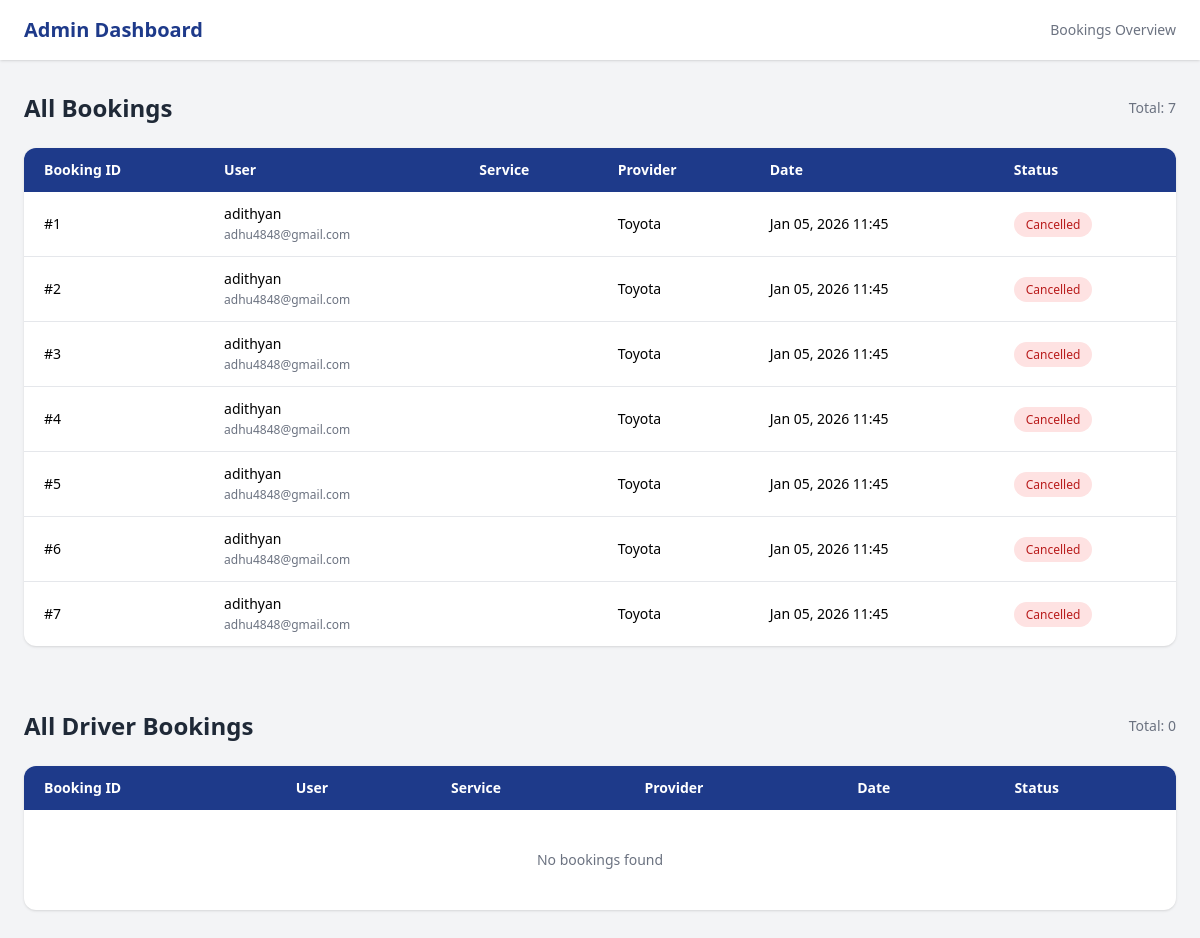
Before: /appadmin/viewBookings with the older database file.
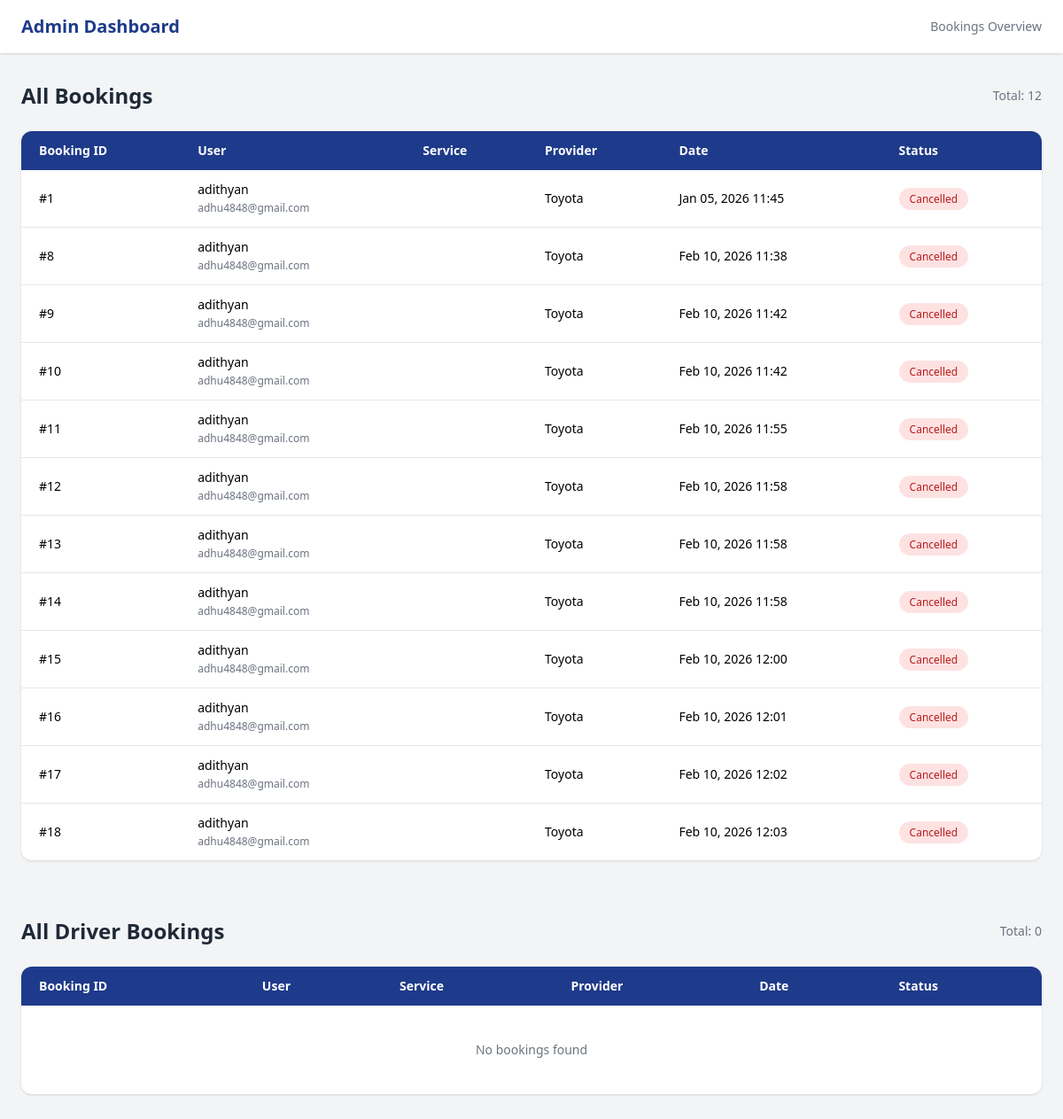
After: the same page with the newer database file.
### home/models.py (models this page shows, shortened)
class bookingDetails(models.Model):
        user = models.ForeignKey(userRegistration, on_delete=models.CASCADE)
        partner = models.ForeignKey(partnerRegistration, on_delete=models.CASCADE)
        car = models.ForeignKey(carDetails, on_delete=models.CASCADE)
        Name = models.CharField(max_length=38)
        phoneNumber = models.CharField(max_length=10)
        pickupLocation = models.CharField(max_length=100)
        dropLocation = models.CharField(max_length=100)
        startDate = models.DateField()
        endDate = models.DateField()
        numberOfDays = models.IntegerField()
        preferredTime = models.TimeField()
        Additionalnotes = models.CharField(max_length=100,null=True, blank=True)
        bookingDate = models.DateTimeField(default=timezone.now)
        paymentMethod = models.BooleanField(default=False)
        confirmStatus = models.BooleanField(default=False)
        bookingStatus = models.BooleanField(default=False)
        carRentPerDay = models.IntegerField()
        carName = models.CharField(max_length=50)

class userRegistration(models.Model):
    Name=models.CharField(max_length=38)
    email=models.EmailField(max_length=50)
    profileImage=models.ImageField(upload_to='userProfile/', null=True, blank=True)
    password=models.CharField(max_length=25)
    phoneNumber=models.CharField(max_length=10)
    gender = models.CharField(max_length=10, null=True, blank=True)
    age = models.IntegerField(max_length=3, null=True, blank=True)
    bio =models.TextField(null=True, blank=True)
    about = models.TextField(null=True, blank=True)
    favDestinations = models.CharField(max_length=100, null=True, blank=True)
    budgetRange = models.CharField(max_length=50, null=True, blank=True)
    travelpreferences = models.CharField(max_length=100, null=True, blank=True)
    registrationDate=models.DateTimeField(default=timezone.now)
    destination=models.CharField(max_length=50, null=True, blank=True)
    connected = models.BooleanField(default=False)
    connected_accepted = models.BooleanField(default=False)

### rentalPartner/models.py (models this page shows, shortened)
class carDetails(models.Model):
    vehicleName=models.CharField(max_length=50)
    vehicleNumber=models.CharField(max_length=15)
    vehicleType=models.CharField(max_length=20)
    fuelType=models.CharField(max_length=20, null=True, blank=True)
    seatingCapacity=models.IntegerField()
    rentPerDay=models.IntegerField()
    availabilityStatus=models.BooleanField(default=True)
    partner=models.ForeignKey(partnerRegistration,on_delete=models.CASCADE)
    vehicleImage=models.ImageField(upload_to='vehicle_images/', null=True, blank=True)

### appadmin/views.py (the view)
# urls.py: path('viewBookings', views.viewBookings, name='viewBookings'),
def viewBookings(request):
    bookings = bookingDetails.objects.all()
    driverBookings = driverBooking.objects.all()
    return render(request, 'appadmin/viewBooking.html', {
        'bookings': bookings,
        'driverBookings': driverBookings
    })

### templates/appadmin/viewBooking.html (shortened to what the changed rows need)
<!DOCTYPE html>
<html lang="en">
<head>
  <script src="https://cdn.tailwindcss.com"></script>
</head>
<body class="bg-gray-100 min-h-screen">
<header class="bg-white shadow sticky top-0 z-20">
  <div class="max-w-7xl mx-auto px-6 py-4 flex justify-between items-center">
    <h1 class="text-xl font-bold text-blue-900">Admin Dashboard</h1>
  </div>
</header>
<section class="max-w-7xl mx-auto px-6 py-8">
  <div class="flex justify-between items-center mb-6">
    <h2 class="text-2xl font-semibold text-gray-800">
      All Bookings
    </h2>
    <span class="text-sm text-gray-500">
      Total: {{ bookings|length }}
    </span>
  </div>
  <div class="overflow-x-auto bg-white rounded-xl shadow">
    <table class="min-w-full text-sm">
      <thead class="bg-blue-900 text-white">
        <tr>
          <th class="px-5 py-3 text-left">Booking ID</th>
          <th class="px-5 py-3 text-left">User</th>
          <th class="px-5 py-3 text-left">Service</th>
          <th class="px-5 py-3 text-left">Provider</th>
          <th class="px-5 py-3 text-left">Date</th>
          <th class="px-5 py-3 text-left">Status</th>
        </tr>
      </thead>
      <tbody class="divide-y">
        {% for booking in bookings %}
        <tr class="hover:bg-gray-50">
          <td class="px-5 py-3 font-medium">#{{ booking.id }}</td>
          <td class="px-5 py-3">
            {{ booking.user.Name }} <br>
            <span class="text-xs text-gray-500">{{ booking.user.email }}</span>
          </td>
          <td class="px-5 py-3">
          </td>
          <td class="px-5 py-3">
            {% if booking.driver %}
              {{ booking.driver.Name }}
            {% elif booking.car %}
              {{ booking.car.vehicleName }}
            {% else %}
              —
            {% endif %}
          </td>
          <td class="px-5 py-3">
            {{ booking.bookingDate|date:"M d, Y H:i" }}
          </td>
          <td class="px-5 py-3">
            {% if booking.status == "Pending" %}
              <span class="px-3 py-1 rounded-full text-xs bg-yellow-100 text-yellow-700">Pending</span>
            {% elif booking.status == "Confirmed" %}
              <span class="px-3 py-1 rounded-full text-xs bg-green-100 text-green-700">Confirmed</span>
            {% else %}
              <span class="px-3 py-1 rounded-full text-xs bg-red-100 text-red-700">Cancelled</span>
            {% endif %}
          </td>
        </tr>
        {% empty %}
        <tr>
          <td colspan="6" class="text-center py-10 text-gray-500">
            No bookings found
          </td>
        </tr>
        {% endfor %}
      </tbody>
    </table>
  </div>
</section>
<section class="max-w-7xl mx-auto px-6 py-8">
  <div class="flex justify-between items-center mb-6">
    <h2 class="text-2xl font-semibold text-gray-800">
      All Driver Bookings
    </h2>
  </div>
  <div class="overflow-x-auto bg-white rounded-xl shadow">
    <table class="min-w-full text-sm">
      <thead class="bg-blue-900 text-white">
        <tr>
          <th class="px-5 py-3 text-left">Booking ID</th>
          <th class="px-5 py-3 text-left">User</th>
          <th class="px-5 py-3 text-left">Service</th>
          <th class="px-5 py-3 text-left">Provider</th>
          <th class="px-5 py-3 text-left">Date</th>
          <th class="px-5 py-3 text-left">Status</th>
        </tr>
      </thead>
    </table>
  </div>
</section>
</body>
</html>

Changed rows visible on the page:
removed bookingDetails: id "2", user.Name "adithyan", user.email "adhu4848@gmail.com", car.vehicleName "Toyota", bookingDate "Jan 05, 2026 11:45"
removed bookingDetails: id "3", user.Name "adithyan", user.email "adhu4848@gmail.com", car.vehicleName "Toyota", bookingDate "Jan 05, 2026 11:45"
removed bookingDetails: id "4", user.Name "adithyan", user.email "adhu4848@gmail.com", car.vehicleName "Toyota", bookingDate "Jan 05, 2026 11:45"
removed bookingDetails: id "5", user.Name "adithyan", user.email "adhu4848@gmail.com", car.vehicleName "Toyota", bookingDate "Jan 05, 2026 11:45"
removed bookingDetails: id "6", user.Name "adithyan", user.email "adhu4848@gmail.com", car.vehicleName "Toyota", bookingDate "Jan 05, 2026 11:45"
removed bookingDetails: id "7", user.Name "adithyan", user.email "adhu4848@gmail.com", car.vehicleName "Toyota", bookingDate "Jan 05, 2026 11:45"
added bookingDetails: id "8", user.Name "adithyan", user.email "adhu4848@gmail.com", car.vehicleName "Toyota", bookingDate "Feb 10, 2026 11:38"
added bookingDetails: id "9", user.Name "adithyan", user.email "adhu4848@gmail.com", car.vehicleName "Toyota", bookingDate "Feb 10, 2026 11:42"
added bookingDetails: id "10", user.Name "adithyan", user.email "adhu4848@gmail.com", car.vehicleName "Toyota", bookingDate "Feb 10, 2026 11:42"
added bookingDetails: id "11", user.Name "adithyan", user.email "adhu4848@gmail.com", car.vehicleName "Toyota", bookingDate "Feb 10, 2026 11:55"
added bookingDetails: id "12", user.Name "adithyan", user.email "adhu4848@gmail.com", car.vehicleName "Toyota", bookingDate "Feb 10, 2026 11:58"
added bookingDetails: id "13", user.Name "adithyan", user.email "adhu4848@gmail.com", car.vehicleName "Toyota", bookingDate "Feb 10, 2026 11:58"
added bookingDetails: id "14", user.Name "adithyan", user.email "adhu4848@gmail.com", car.vehicleName "Toyota", bookingDate "Feb 10, 2026 11:58"
added bookingDetails: id "15", user.Name "adithyan", user.email "adhu4848@gmail.com", car.vehicleName "Toyota", bookingDate "Feb 10, 2026 12:00"
added bookingDetails: id "16", user.Name "adithyan", user.email "adhu4848@gmail.com", car.vehicleName "Toyota", bookingDate "Feb 10, 2026 12:01"
added bookingDetails: id "17", user.Name "adithyan", user.email "adhu4848@gmail.com", car.vehicleName "Toyota", bookingDate "Feb 10, 2026 12:02"
added bookingDetails: id "18", user.Name "adithyan", user.email "adhu4848@gmail.com", car.vehicleName "Toyota", bookingDate "Feb 10, 2026 12:03"
Other visible differences:
{{ bookings|length }}: "7" → "12"
